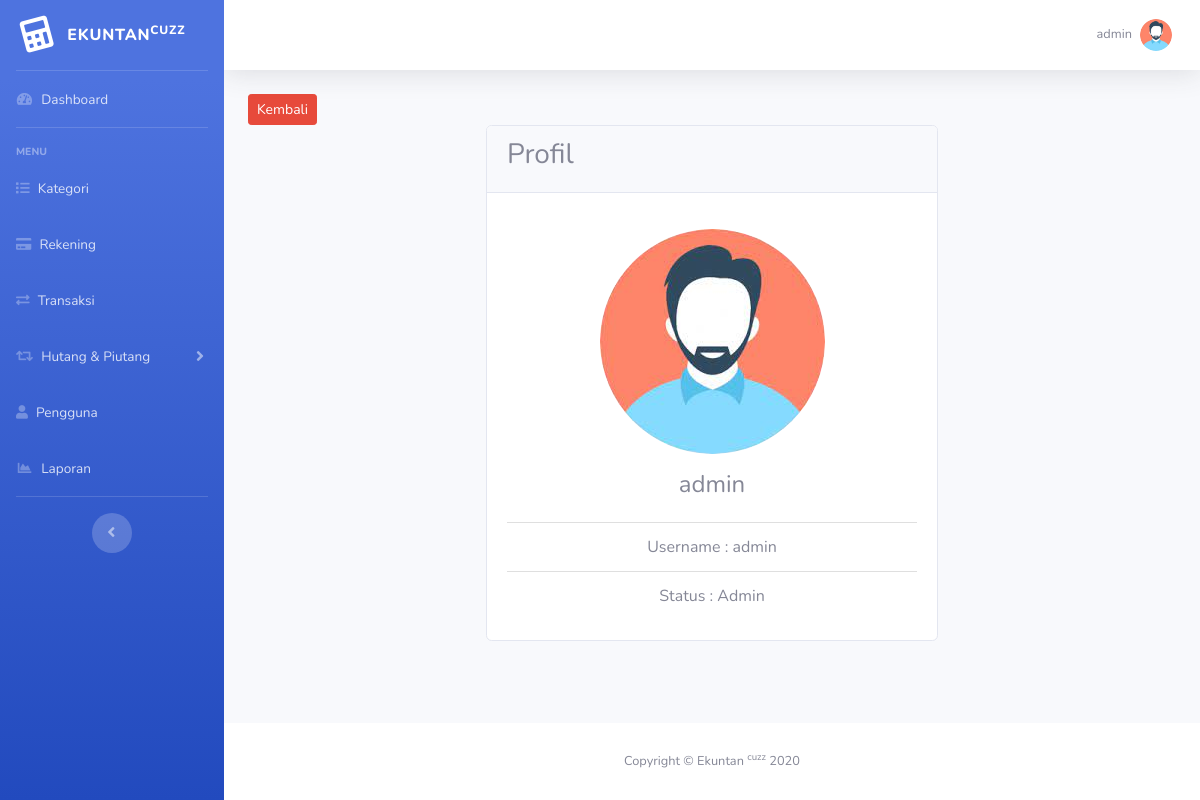
The page /profil/lihat/1 (signed in) on the database its author committed.
### tables this page shows
CREATE TABLE `akun` (
  `id` int(11) NOT NULL,
  `nama_pengguna` varchar(255) NOT NULL,
  `username` varchar(255) NOT NULL,
  `password` varchar(255) NOT NULL,
  `status_pengguna` varchar(255) NOT NULL,
  `foto` varchar(255) NOT NULL
);

### pages/profile.php (the view)
<?php
$id = $_GET['result'];
$query = mysqli_query($connec, "SELECT * FROM akun WHERE id = '$id'");
$pengguna = mysqli_fetch_assoc($query);
?>
<a href="<?= BASE_URL; ?>/dashboard" class="btn btn-danger btn-sm">Kembali</a>
<div class="row d-flex justify-content-center">
    <div class="col-6">
        <div class="card mb-4">
            <div class="card-header">
                <h3>Profil</h3>
            </div>
            <div class="card-body">
                <div class="row">
                    <div class="col text-center">
                        <img class="img-profile rounded-circle text-center mt-3" src="<?= BASE_URL; ?>/assets/img/<?= $pengguna['foto']; ?>">
                        <h4 class="mt-3 card-title"><?= $pengguna['nama_pengguna']; ?></h4>
                        <ul class="list-group list-group-flush mt-4">
                            <li class="list-group-item">Username : <?= $pengguna['username']; ?></li>
                            <li class="list-group-item">Status : <?= $pengguna['status_pengguna'] ?></li>
                        </ul>
                    </div>
                </div>
            </div>
        </div>
    </div>
</div>

### index.php (shortened to what this page needs)
<!DOCTYPE html>
<html lang="en">
<?php include 'layouts/head.php' ?>
<body id="page-top">
  <div id="wrapper">
    <?php include 'layouts/sidebar.php' ?>
    <div id="content-wrapper" class="d-flex flex-column">
      <div id="content">
        <?php include 'layouts/topbar.php' ?>
        <div class="container-fluid">
          <?php include 'config/routes.php' ?>
        </div>
      </div>
      <?php include 'layouts/footer.php' ?>
    </div>
  </div>
</body>
</html>

### layouts/head.php (shortened to what this page needs)
<head>
    <link href="<?= BASE_URL; ?>/assets/vendor/fontawesome-free/css/all.min.css" rel="stylesheet" type="text/css">
    <link href="<?= BASE_URL; ?>/assets/css/sb-admin-2.min.css" rel="stylesheet">
    <link rel="stylesheet" href="<?= BASE_URL; ?>/assets/vendor/sweetalert2/sweetalert2.min.css">
    <link rel="stylesheet" href="<?= BASE_URL; ?>/assets/vendor/datatables/dataTables.bootstrap4.min.css">
</head>

### layouts/sidebar.php (shortened to what this page needs)
<ul class="navbar-nav bg-gradient-primary sidebar sidebar-dark accordion" id="accordionSidebar">
    <a class="sidebar-brand d-flex align-items-center justify-content-center" href="<?= BASE_URL; ?>/dashboard">
        <div class="sidebar-brand-icon rotate-n-15">
            <i class="fa fa-calculator" aria-hidden="true"></i>
        </div>
        <div class="sidebar-brand-text mx-3">Ekuntan<sup>Cuzz</sup></div>
    </a>
    <hr class="sidebar-divider my-0">
    <li class="nav-item">
        <a class="nav-link" href="<?= BASE_URL; ?>/dashboard">
            <i class="fas fa-fw fa-tachometer-alt"></i>
            <span>Dashboard</span></a>
    </li>
    <hr class="sidebar-divider">
    <div class="sidebar-heading">
        Menu
    </div>
    <li class="nav-item">
        <a class="nav-link" href="<?= BASE_URL; ?>/kategori">
            <i class="fa fa-list" aria-hidden="true"></i>
            <span>Kategori</span></a>
    </li>
    <?php if ($_SESSION["login"]["status_pengguna"] == 'Admin') { ?>
        <li class="nav-item">
            <a class="nav-link" href="<?= BASE_URL; ?>/rekening">
                <i class="fa fa-credit-card" aria-hidden="true"></i>
                <span>Rekening</span></a>
        </li>
    <?php } ?>
    <li class="nav-item">
        <a class="nav-link" href="<?= BASE_URL; ?>/transaksi">
            <i class="fas fa-exchange-alt"></i>
            <span>Transaksi</span></a>
    </li>
    <li class="nav-item">
        <a class="nav-link collapsed" href="#" data-toggle="collapse" data-target="#collapse_hutang" aria-expanded="true" aria-controls="collapse_hutang">
            <i class="fa fa-retweet" aria-hidden="true"></i>
            <span>Hutang & Piutang</span>
        </a>
    </li>
    <?php if ($_SESSION["login"]['status_pengguna'] == 'Admin') { ?>
        <li class="nav-item">
            <a class="nav-link" href="<?= BASE_URL; ?>/pengguna">
                <i class="fas fa-user"></i>
                <span>Pengguna</span></a>
        </li>
    <?php } ?>
    <?php if ($_SESSION["login"]['status_pengguna'] == 'Admin') { ?>
        <li class="nav-item">
            <a class="nav-link" href="<?= BASE_URL; ?>/laporan">
                <i class="fas fa-fw fa-chart-area"></i>
                <span>Laporan</span></a>
        </li>
    <?php } ?>
    <hr class="sidebar-divider d-none d-md-block">
    <div class="text-center d-none d-md-inline">
        <button class="rounded-circle border-0" id="sidebarToggle"></button>
    </div>
</ul>

### layouts/topbar.php (shortened to what this page needs)
<nav class="navbar navbar-expand navbar-light bg-white topbar mb-4 static-top shadow">
    <ul class="navbar-nav ml-auto">
        <li class="nav-item dropdown no-arrow">
            <a class="nav-link dropdown-toggle" href="#" id="userDropdown" role="button" data-toggle="dropdown" aria-haspopup="true" aria-expanded="false">
                <span class="mr-2 d-none d-lg-inline text-gray-600 small"><?= $_SESSION["login"]["nama_pengguna"]; ?></span>
                <img class="img-profile rounded-circle" src="<?= BASE_URL; ?>/assets/img/<?= $_SESSION['login']['foto']; ?>">
            </a>
        </li>
    </ul>
</nav>

### config/routes.php (shortened to what this page needs)
<?php
if (isset($_GET['menu']) && isset($_GET['action'])) {
    $menu = $_GET['menu'];
    $action = $_GET['action'];
    if ($menu == 'rekening' && $action == 'tambah') {
        include 'pages/rekening/tambah.php';
    } else
    if ($menu == 'rekening' && $action == 'ubah') {
        include 'pages/rekening/edit.php';
    } else
    if ($menu == 'rekening' && $action == 'hapus') {
        include 'pages/rekening/hapus.php';
    } else
    if ($menu == 'pengguna' && $action == 'tambah') {
        include 'pages/pengguna/tambah.php';
    } else
    if ($menu == 'pengguna' && $action == 'ubah') {
        include 'pages/pengguna/edit.php';
    } else
    if ($menu == 'pengguna' && $action == 'hapus') {
        include 'pages/pengguna/hapus.php';
    } else
    if ($menu == 'profil' && $action == 'lihat') {
        include 'pages/profile.php';
    } else
    if ($menu == 'password' && $action == 'ubah') {
        include 'pages/ubahPassword.php';
    }
}

### layouts/footer.php
<footer class="sticky-footer bg-white">
    <div class="container my-auto">
        <div class="copyright text-center my-auto">
            <span>Copyright &copy; Ekuntan <sup>cuzz</sup> 2020</span>
        </div>
    </div>
</footer>

### rows shown on the page
akun: foto (placeholder picture), nama_pengguna "admin", username "admin", status_pengguna "Admin"

### other values the page prints
$_SESSION["login"]["nama_pengguna"] "admin"
